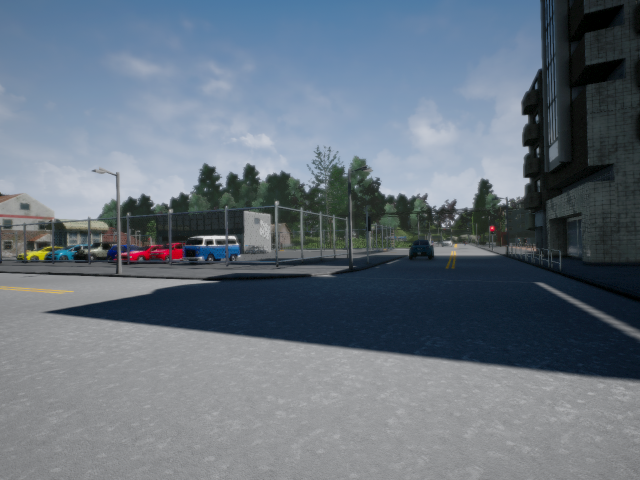
#> input picture dataset/VO1_data/01.png, 1280 x 960 px, found by its file name (shown at 1/2 size); its folder holds only this picture in this run
$ jupyter execute VO1.ipynb   (shell and % lines are left out)
#> lines starting #> are read from the running program, lines starting #| are printed output that depends on the picture
# Visual Odometry based on Feature

[cell 1]
# load libaray
import cv2
import os
import math
import numpy as np
import matplotlib as mpl
import matplotlib.pyplot as plt
import matplotlib.gridspec as gridspec
from mpl_toolkits.mplot3d import Axes3D

[cell 2]
import os
from tqdm import tqdm
path = './VO1_data/'
img_names = os.listdir(path)
img_names.sort()
images = []
for img_name in tqdm(img_names):
    img_path = path + img_name
    images.append(cv2.imread(img_path, flags=0))

## Step 1: Features Extraction

[cell 3]
'''Find keypoints and descriptors for each image in the dataset'''
# images -- a list of grayscale images
# kp_list -- a list of keypoints for each image
# des_list -- a list of descriptors for each image
# kp -- a list of all "cv2.KeyPoint" objects for each image
# des -- numpy.ndarray
kp_list = []
des_list = []


for img in images:
    sift = cv2.SIFT_create(nfeatures=500)
    kp, des = sift.detectAndCompute(img, None)
    kp_list.append(kp)
    des_list.append(des)
#> this loop made 1 pass
#> after the loop, des_list = 1 item; kp_list = 1 item

## Step 2: Features Matching

[cell 4]
'''Match features for each subsequent image pair in the dataset'''
# Each matches[i] is a list of matched features from images i and i + 1

# des_list -- a list of descriptors for each image in the dataset
# matches -- list of matches for each subsequent image pair in the dataset.
# match --  a list of matched features from images i and i + 1
# match[i] -- cv2.DMatch: <DMatch .......>


matches = []

for i in range(len(des_list) - 1):
    descriptor1 = des_list[i]
    descriptor2 = des_list[i + 1]


    FLANN_INDEX_KDTREE = 1
    index_params = dict(algorithm=FLANN_INDEX_KDTREE, trees=5)
    search_params = dict(checks=50)
    flann = cv2.FlannBasedMatcher(index_params, search_params)

    match_2nn = flann.knnMatch(descriptor1, descriptor2, k=2)
    matches.append(match_2nn)
#> this loop made 0 passes
#> after the loop, matches = []

## Step 3: Matches Filtering

[cell 5]
'''Filter matched features by threshold for each subsequent image pair in the dataset'''
# threshold -- maximum allowed relative distance between the best matches, (0.0, 1.0)

threshold = 0.75
filtered_matches = []

for match_2nn in matches:

    filtered_match = []

    for m1, m2 in match_2nn:
        if m1.distance < threshold * m2.distance:
            filtered_match.append(m1)

    filtered_matches.append(filtered_match)
#> after the loop, filtered_matches = []

matches = filtered_matches

## Step 4: Trajetory Estimation

[cell 6]
'''Estimate camera motion from a pair of subsequent image frames'''
# match -- list of matched features from the pair of images
# kp1 -- list of the keypoints in the first image
# kp2 -- list of the keypoints in the second image
# k -- camera calibration matrix
# rmat -- recovered 3x3 rotation numpy matrix
# tvec -- recovered 3x1 translation numpy vector
# image1_points -- a list of selected match coordinates in the first image.
# image1_points[i] = [u, v], where u and v are coordinates of the i-th match in the image coordinate system
# #image2_points -- a list of selected match coordinates in the second image.
# image1_points[i] = [u, v], where u and v are coordinates of the i-th match in the image coordinate system

k = np.array([[640, 0, 640],[0, 480, 480],[0, 0, 1]], dtype=np.float32)

trajectory = [np.array([0, 0, 0])]

R = np.diag([1, 1, 1])
T = np.zeros([3, 1])
RT = np.hstack([R, T])
RT = np.vstack([RT, np.zeros([1, 4])])
RT[-1, -1] = 1

for i in range(len(matches)):
    match = matches[i]
    kp1 = kp_list[i]
    kp2 = kp_list[i + 1]

    rmat = np.eye(3)
    tvec = np.zeros((3, 1))
    image1_points = []
    image2_points = []

    for m in match:

        train_idx = m.trainIdx
        query_idx = m.queryIdx

        p1x, p1y = kp1[query_idx].pt
        image1_points.append([p1x, p1y])

        p2x, p2y = kp2[train_idx].pt
        image2_points.append([p2x, p2y])

    EssentialMatrix, mask = cv2.findEssentialMat(np.array(image1_points), np.array(image2_points), k)

    retval, rmat, tvec, mask = cv2.recoverPose(EssentialMatrix, np.array(image1_points), np.array(image2_points), k)

    rt_mtx = np.hstack([rmat, tvec])
    rt_mtx = np.vstack([rt_mtx, np.zeros([1, 4])])
    rt_mtx[-1, -1] = 1

    rt_mtx_inv = np.linalg.inv(rt_mtx)

    RT = np.dot(RT, rt_mtx_inv)
    new_trajectory = RT[:3, 3]
    trajectory.append(new_trajectory)
#> after the loop, trajectory = [[0, 0, 0]]

trajectory = np.array(trajectory).T
#> trajectory = [0, 0, 0]

## Step 5: Trajetory Visualization

[cell 7]
x, y, z = trajectory
#> x = [0]; y = [0]; z = [0]
fig = plt.figure()
ax = plt.axes(projection='3d')

# set figure information
ax.set_title('Trajectory of the 3D')
ax.set_xlabel("x")
ax.set_ylabel("y")
ax.set_zlabel("z")

# draw the figure, the color is r = read
figure = ax.plot(x, y, z, c='r')
#> figure = 1 item

plt.show()
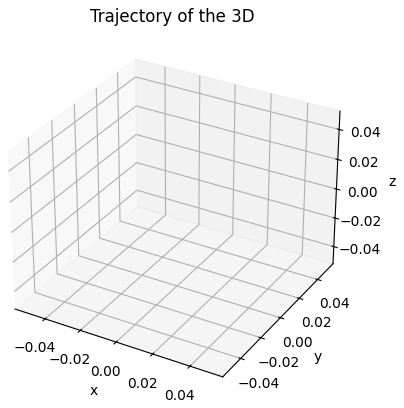
#> figure drawn by matplotlib, 1 panel
